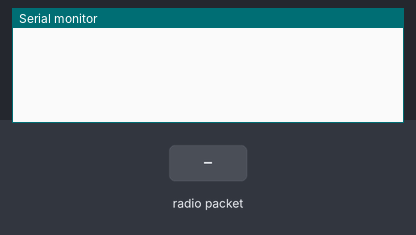
Simulated run of this sketch. Board: Arduino Uno, built with avr-gcc and run on an emulated ATmega328P. On the bench: the last lines printed to the serial monitor. The test bench sets the inputs (shaded band). No radio packets arrive unless stated.

Above: at 1.2 s.
1.3 s: radio packet "i" arrives
At 2.1 s:
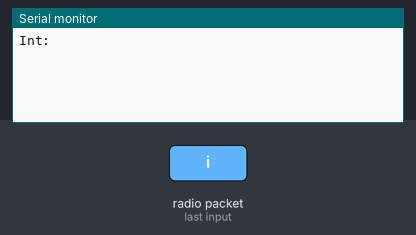
2.8 s: radio packet "f" arrives
At 3.3 s:
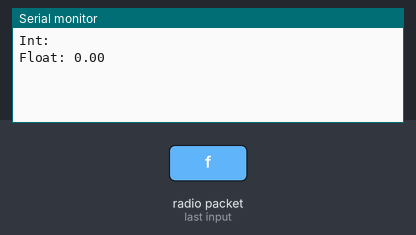

Measured:
- after the input at 1.3 s, the serial monitor: prints a new line at once (image 1)
- after the input at 2.8 s, the serial monitor: prints a new line at once (image 2)

The sketch:

robot.ino
```cpp
#include <VirtualWire.h>

const int dataPin = 9;

void setup()
{
    Serial.begin(9600);
    vw_setup(2000);
    vw_set_rx_pin(dataPin);
    vw_rx_start();
}

void loop()
{
    uint8_t buf[VW_MAX_MESSAGE_LEN];
    uint8_t buflen = VW_MAX_MESSAGE_LEN;

   // Recibir dato
    if (vw_get_message((uint8_t *)buf,&buflen))
    {
      String dataString;
        if((char)buf[0]=='i')
        {
            for (int i = 1; i < buflen; i++)
            {
            dataString.concat((char)buf[i]);
            }
            //int dataInt = dataString.toInt();  // Convertir a int
            Serial.print("Int: ");
            //Serial.println(dataInt);
            Serial.println(dataString);
        }
        else if((char)buf[0]=='f')
        {
            for (int i = 1; i < buflen; i++)
            {
            dataString.concat((char)buf[i]);
            }
            float dataFloat = dataString.toFloat();  // Convertir a float
            Serial.print("Float: ");
            Serial.println(dataFloat);
        }
    }
}
```
